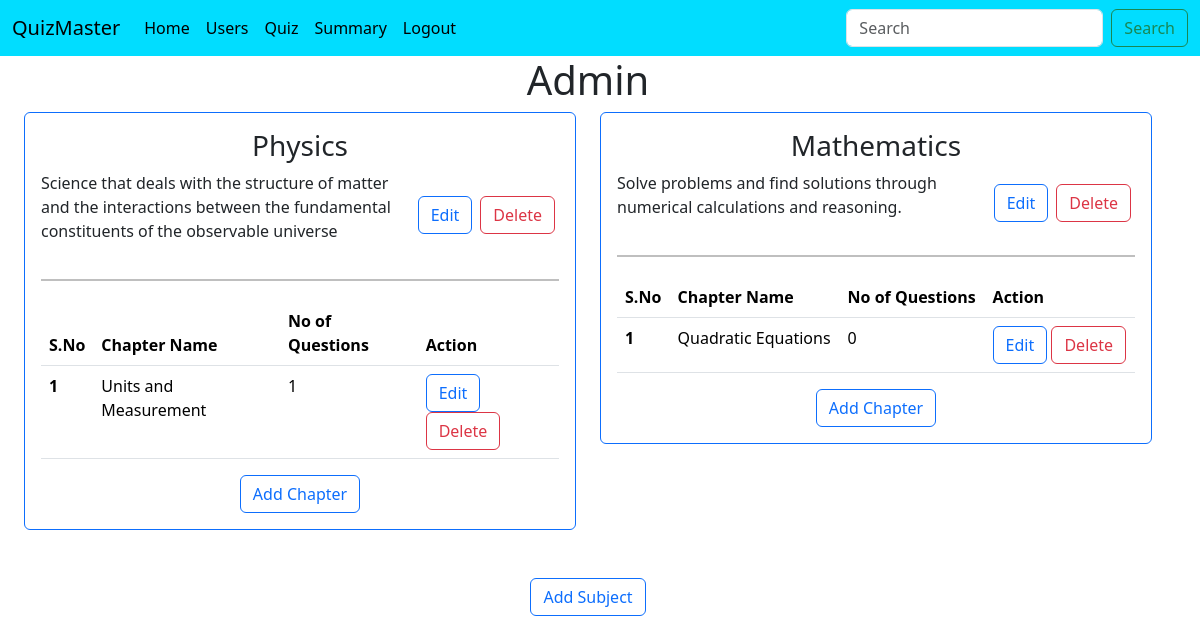
Page / (signed in) on the earlier database version.
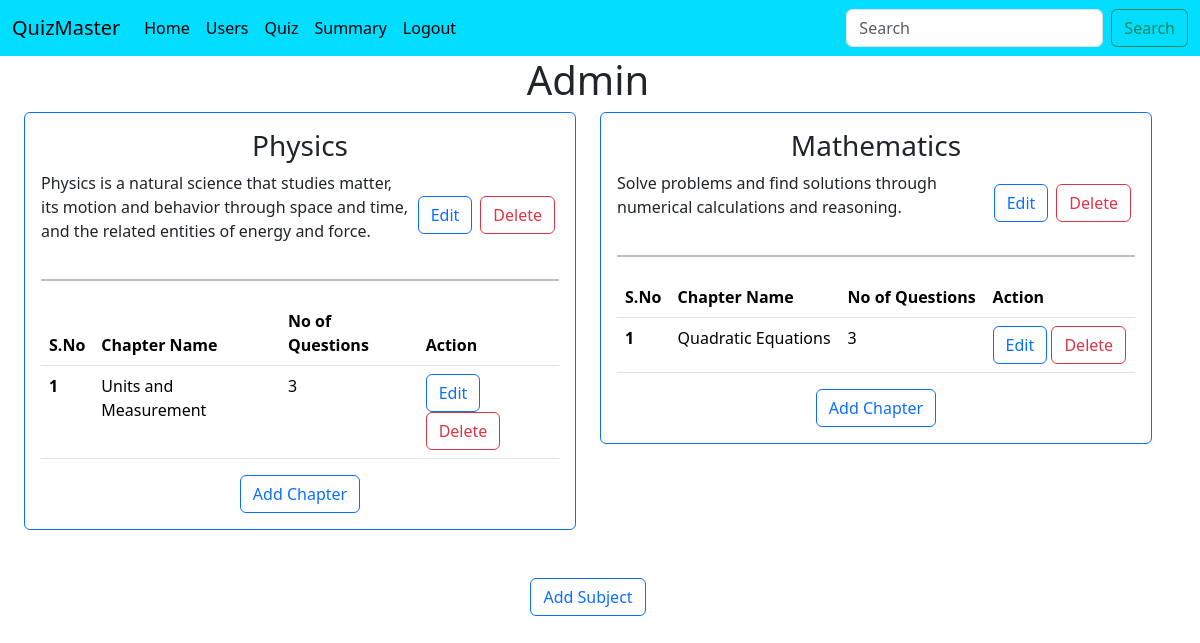
Same page on the later database version.
### controllers/database.py (models this page shows, shortened)
class Subject(db.Model):
    id = db.Column(db.Integer, primary_key=True , autoincrement=True)
    name = db.Column(db.String(100), nullable=False)
    description = db.Column(db.Text, nullable=True)
    chapters = db.relationship('Chapter', backref='subject', lazy=True, cascade="all, delete-orphan")

class Chapter(db.Model):
    id = db.Column(db.Integer, primary_key=True, autoincrement=True)
    name = db.Column(db.String(100), nullable=False)
    subject_id = db.Column(db.Integer, db.ForeignKey('subject.id'), nullable=False)
    description = db.Column(db.Text, nullable=True)
    quizzes = db.relationship('Quiz', backref='chapter', lazy=True, cascade="all, delete-orphan")

### controllers/routes.py (the view)
@app.route("/")
def home():
    subjects = Subject.query.all()
    chapters = Chapter.query.all()
    quizzes = Quiz.query.all()
    return render_template("home.html", subjects = subjects, chapters = chapters, quizzes = quizzes)

### controllers/edit_routes.py (called while the page is built)
def no_of_questions(chapter_id):
    chapter = Chapter.query.filter_by(id = chapter_id).first()
    no_of_questions = sum([len(quiz.questions) for quiz in chapter.quizzes])
    return no_of_questions

### templates/home.html (shortened to what this page needs)
{% extends 'base.html' %}
{% block body %}
<div class = 'container-fluid row justify-content-center'>
    {% if not session.get('user_email',None) %}
        <h1>Login/Register</h1>
    {% else %}
        {% if session.get('user_role', None) == 'admin' %}
            {% include 'admindashboard.html' %}
        {% else %}
            {% include 'userdashboard.html' %}
        {% endif %}
    {% endif %}
</div>
{% endblock body %}

### templates/admindashboard.html
<h1 class="text-center">Admin</h1>
<div class="container-fluid row justify-content-center">
    {% for sub in subjects %}
        <div class="col-12 col-sm-12 col-md-6 col-lg-6">
            <div class="card border-primary">
                <div class="card-body">
                    <h3 class="text-center">{{sub.name}} </h3>
                    <div class="d-flex align-items-center">
                        <p>{{sub.description}}</p>
                        <a class="btn btn-outline-primary m-1" href="{{url_for('edit_subject', subject_id = sub.id)}}" role="button">Edit</a>
                        <a class="btn btn-outline-danger m-1" href="{{url_for('delete_subject', subject_id = sub.id)}}" role="Delete">Delete</a>
                    </div>
                    <hr style="border: 1px solid #000; width: 100%; margin: 20px auto;">
                    <table class="table">
                        <thead>
                        <tr>
                            <th scope="col">S.No</th>
                            <th scope="col">Chapter Name</th>
                            <th scope="col">No of Questions</th>
                            <th scope="col">Action</th>
                        </tr>
                        </thead>
                        <tbody>
                        {% for chap in chapters if chap.subject_id == sub.id %}
                            <tr>
                                <th scope="row">{{loop.index}} </th>
                                <td>{{chap.name}}</td>
                                <td>{{ no_of_questions(chap.id) }}</td>
                                <td>
                                    <a class="btn btn-outline-primary" href="{{url_for('edit_chapter', chapter_id = chap.id)}}" role="button">Edit</a>
                                    <a class="btn btn-outline-danger" href="{{url_for('delete_chapter', chapter_id = chap.id)}}" role="Delete">Delete</a>
                                </td>
                            </tr>
                        {% endfor %}
                        </tbody>
                    </table>
                    <div class="d-flex justify-content-center">
                        <a class="btn btn-outline-primary" href="{{url_for('add_chapter', subject_id = sub.id)}}" role="button">Add Chapter</a>
                    </div>
                </div>
            </div>
        </div>
    {% endfor %}
</div>
<div class="d-flex justify-content-center">
    <a class="btn btn-outline-primary m-5" href="{{url_for('add_subject')}}" role="button">Add Subject</a>
</div>

Differences in the rows shown:
changed Subject "Physics": description "Science that deals with the structure of matter and the interactions between the fundamental constituents of the observable universe" → "Physics is a natural science that studies matter, its motion and behavior through space and time, and the related entities of energy and force."
changed Chapter "Units and Measurement": id "1" → "3"
computed for Chapter "Quadratic Equations": no_of_questions "0" → "3"
